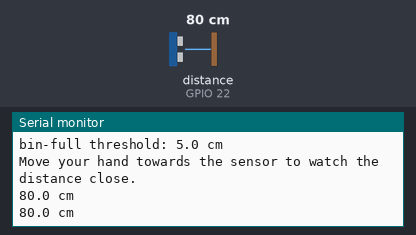
This sketch was run on a simulated ESP32. Shown: the last lines printed to the serial monitor. Wiring (inferred from the names in the program): ultrasonic range finder: trigger GPIO 5; echo GPIO 22. The inputs (shaded band) are chosen by the test bench; at power-on: distance to the obstacle (sensor on GPIO 22) 80 cm. The echo pulse lasts 58.3 µs per cm.

Above: at 1.7 s.
1.8 s: distance to the obstacle (sensor on GPIO 22) set to 2 cm
At 3.1 s:
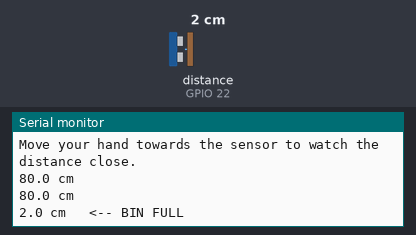
4.7 s: distance to the obstacle (sensor on GPIO 22) set to 4 cm
At 5.5 s:
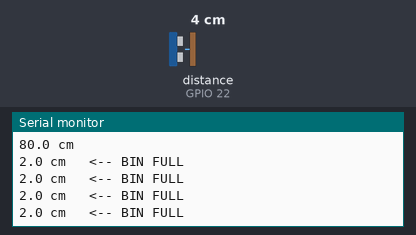

The sketch:

UltrasonicTest.ino
```cpp
// HC-SR04 ultrasonic test - Component 4 bin-level sensor
// ESP32 DevKit V1.
//
// Prints the measured distance twice a second and flags BIN FULL once
// the surface is closer than the lockout threshold.
//
// ---- READ THIS BEFORE PLUGGING IN --------------------------------
// The sensor runs on 5 V, so its Echo pin drives 5 V. ESP32 GPIOs are
// 3.3 V parts and are NOT 5 V tolerant. Echo must reach GPIO 18 through
// a divider, never directly:
//
//   Echo ──[ 1 kΩ ]──┬──▶ GPIO 18      junction sits at ~3.33 V
//                    │
//                 [ 2 kΩ ]
//                    │
//                   GND
//
//   5 V x 2k / (1k + 2k) = 3.33 V
//
// Trig is an ESP32 output going into a 5 V input, which is fine direct -
// the HC-SR04 reads anything above ~2.5 V as high. Only Echo needs the
// divider.
// -------------------------------------------------------------------
//
// Wiring:
//   VCC  -> VIN (5 V, NOT 3V3 - the module browns out at 3.3 V)
//   GND  -> GND rail
//   Trig -> GPIO 5  (D5)   direct
//   Echo -> GPIO 18 (D18)  THROUGH THE DIVIDER ABOVE

const int TRIG_PIN = 5;    // board pin D5
const int ECHO_PIN = 22;   // board pin D18 - via 1k/2k divider

// Bin is considered full when the waste surface rises to within this
// distance of the lid-mounted sensor. 5 cm per the design doc; measure
// against the real bin and adjust.
const float BIN_FULL_CM = 5.0;

// pulseIn gives up after this long. 30 ms of round trip is about 5 m,
// comfortably past the HC-SR04's useful 4 m range, and it keeps the
// loop from stalling when no echo comes back at all.
const unsigned long ECHO_TIMEOUT_US = 30000UL;

// Speed of sound is 343 m/s = 0.0343 cm/us. The pulse travels to the
// target and back, hence the halving.
const float CM_PER_US = 0.0343f / 2.0f;

const int SAMPLES = 5;   // median of this many pings per printed row

// Returns distance in cm, or -1 if nothing echoed back.
float pingOnce() {
  // A clean low before the pulse - a floating Trig can otherwise latch
  // the module into re-triggering itself.
  digitalWrite(TRIG_PIN, LOW);
  delayMicroseconds(2);
  digitalWrite(TRIG_PIN, HIGH);
  delayMicroseconds(10);        // datasheet: 10 us minimum trigger
  digitalWrite(TRIG_PIN, LOW);

  unsigned long us = pulseIn(ECHO_PIN, HIGH, ECHO_TIMEOUT_US);
  if (us == 0) return -1.0f;    // timed out - out of range or miswired

  return us * CM_PER_US;
}

// Median, not mean. The HC-SR04 throws occasional wild readings when an
// echo bounces off the bin wall instead of the waste, and a single
// spike drags an average badly - the median just ignores it.
float measure() {
  float v[SAMPLES];
  int n = 0;

  for (int i = 0; i < SAMPLES; i++) {
    float d = pingOnce();
    if (d > 0) v[n++] = d;
    delay(60);   // >60 ms between pings, or the previous burst echoes
                 // back into the next reading
  }

  if (n == 0) return -1.0f;

  // insertion sort - n is 5, anything cleverer is wasted
  for (int i = 1; i < n; i++) {
    float key = v[i];
    int j = i - 1;
    while (j >= 0 && v[j] > key) {
      v[j + 1] = v[j];
      j--;
    }
    v[j + 1] = key;
  }

  return v[n / 2];
}

void setup() {
  Serial.begin(115200);
  delay(500);

  pinMode(TRIG_PIN, OUTPUT);
  pinMode(ECHO_PIN, INPUT);
  digitalWrite(TRIG_PIN, LOW);

  Serial.println("HC-SR04 test - Trig D5, Echo D18 (via 1k/2k divider)");
  Serial.print("bin-full threshold: ");
  Serial.print(BIN_FULL_CM, 1);
  Serial.println(" cm");
  Serial.println("Move your hand towards the sensor to watch the distance close.");
  Serial.println();
}

void loop() {
  float cm = measure();

  if (cm < 0) {
    // Every ping timed out. Either nothing is in range, or Echo is not
    // actually reaching the pin.
    Serial.println("no echo - out of range, or check Echo on D18 and 5 V on VCC");
  } else {
    Serial.print(cm, 1);
    Serial.print(" cm");

    if (cm <= BIN_FULL_CM) {
      Serial.print("   <-- BIN FULL");
    }
    Serial.println();
  }

  delay(500);
}
```

Measured:
- after the input at 1.8 s, the serial monitor: prints a new line after 0.66 s (image 1)
